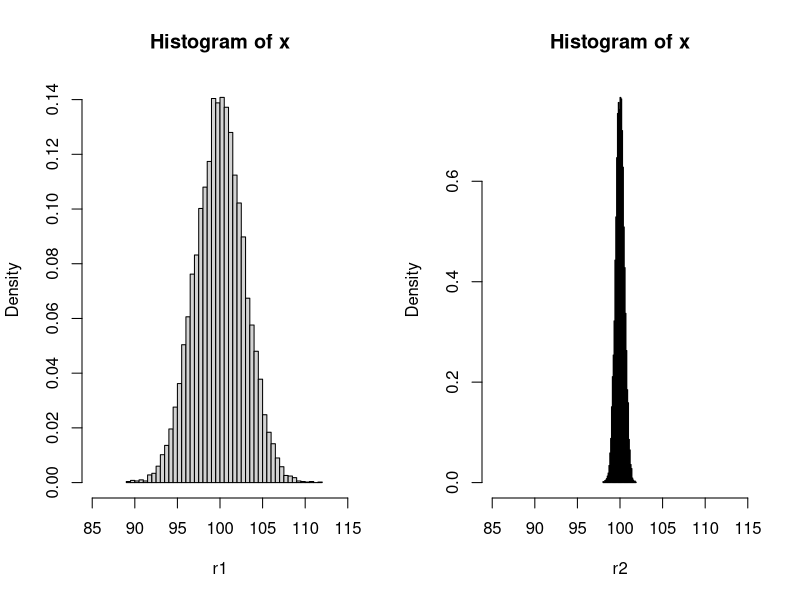
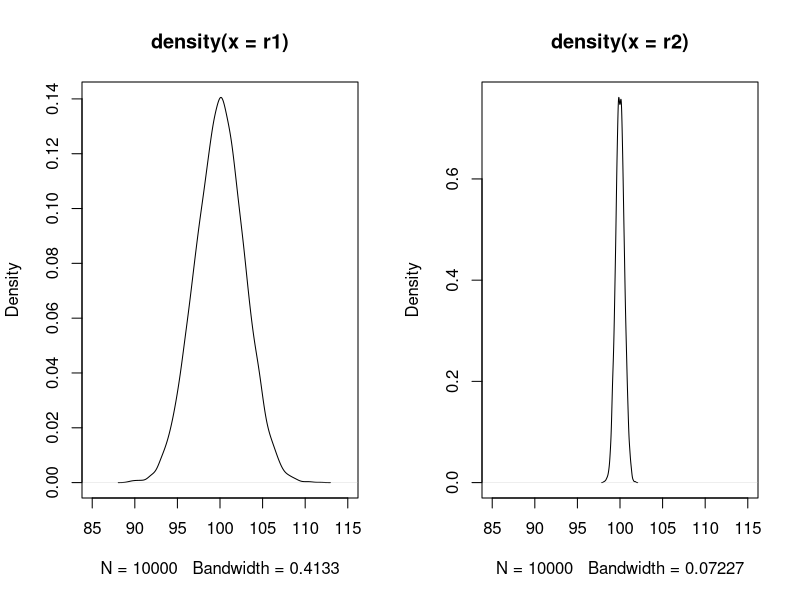
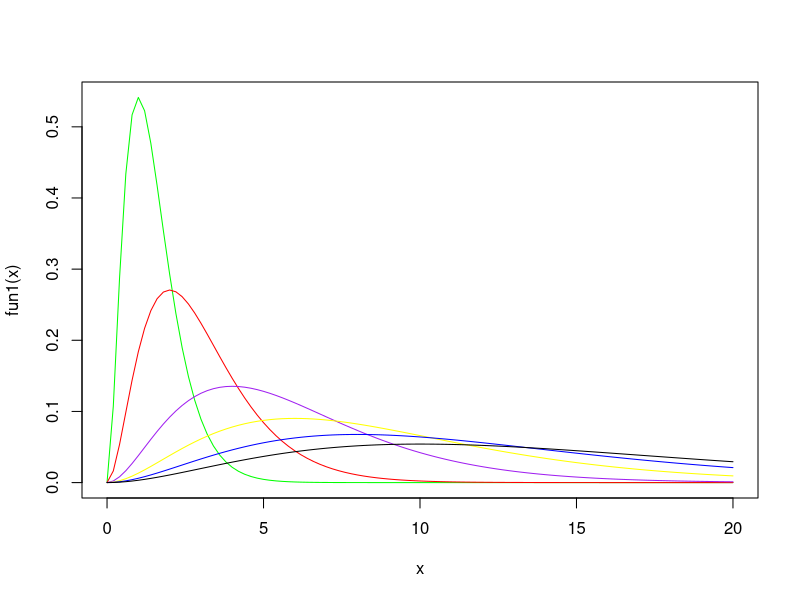
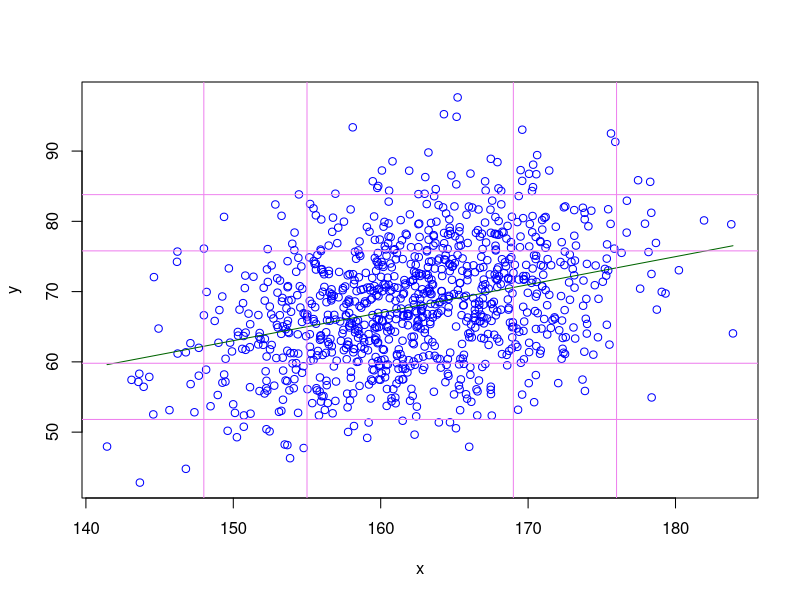
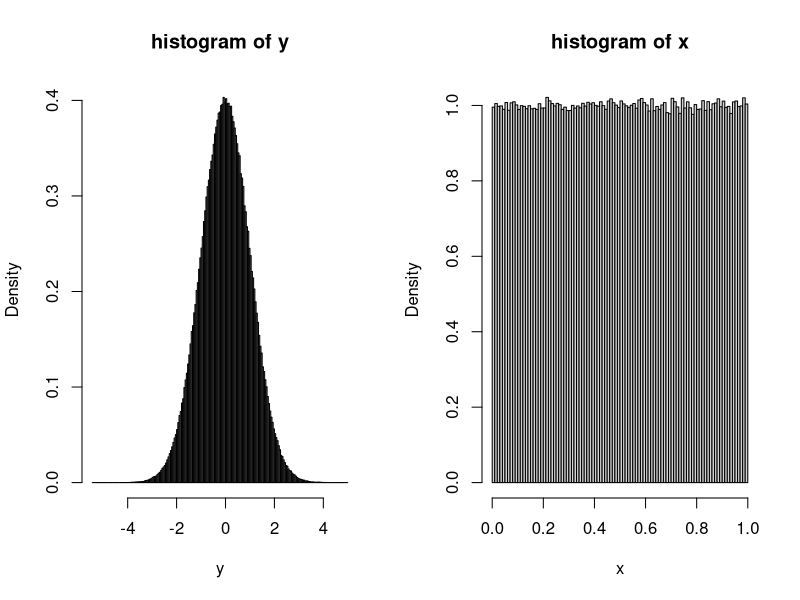
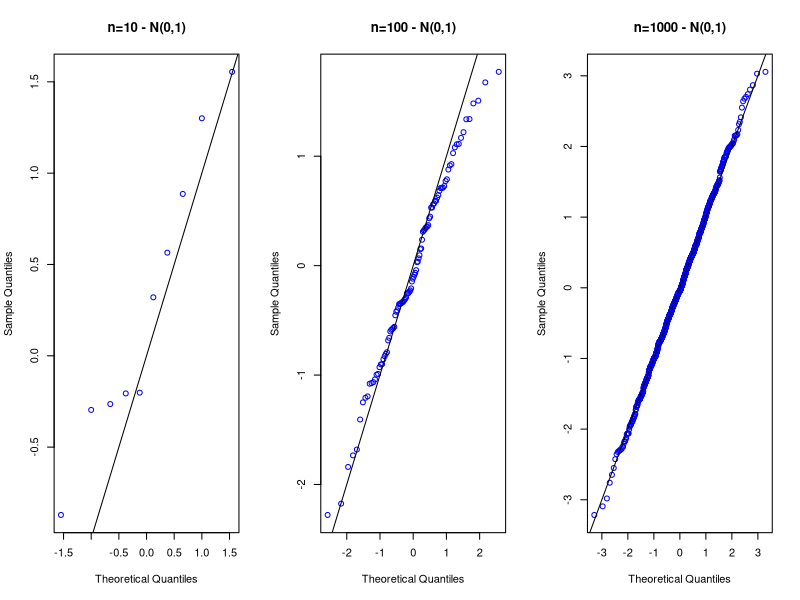
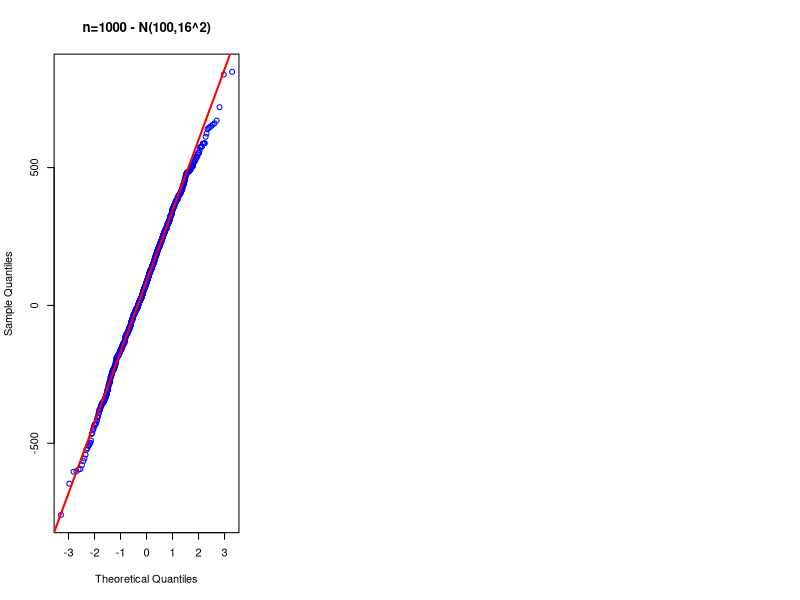
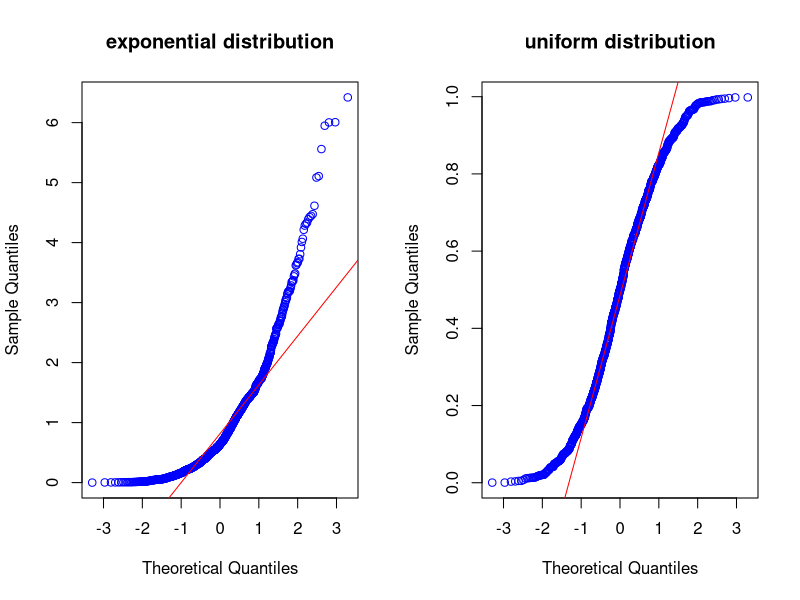

These charts were generated, in order, by the following R code:
## ---- chunk 1
knitr::opts_chunk$set(echo = TRUE)
## ---- chunk 2
library(MASS)
N <- 10000
n1 <- 30
n2 <- 1000
r1 <- rep(NA, N)
r2 <- rep(NA, N)

for (i in 1:N) {
  r1[i] <- mean(rnorm(n1, 100, 16))
  r2[i] <- mean(rnorm(n2, 100, 16))
}

par(mfrow = c(1, 2))
hist.scott(r1, xlim = c(85, 115))
hist.scott(r2, xlim = c(85, 115))
par(mfrow = c(1, 2))
plot(density(r1), type = 'l', xlim = c(85, 115))
plot(density(r2), type = 'l', xlim = c(85, 115))

stand_dev1 <- sd(r1)
stand_dev2 <- sd(r2)
stand_dev1
stand_dev2
stand_dev1/stand_dev2
sqrt(1000/30)
## ---- chunk 3
ppl <- seq.int(343, 365, 1)
prob <- 1 - prod(ppl)/(365 ** 23)
prob
pbirthday(23)   # just to check
## ---- chunk 4
ppl <- seq.int(316, 365, 1)
prob <- 1 - prod(ppl)/(365 ** 50)
prob
## ---- chunk 5
p = 0.95
count = 0   # we start from 0 to avoid an extra count in the while loop
while (p > 0.5) {
  p = p * 0.95
  count = count + 1
}
count
## ---- chunk 6
pnA <- pnorm(400, mean = 500, sd = 100)
pnB <- pnorm(400, mean = 450, sd = 100)
pnA; pnB
## ---- chunk 7
ppB <- pnB / (pnB + pnA)
ppB
## ---- chunk 8
pnA <- pnorm(300, mean = 500, sd = 100)
pnB <- pnorm(300, mean = 450, sd = 100)
ppB <- pnB / (pnB + pnA)
ppB
## ---- chunk 9
k <- 3      
par(mfrow = c(1, 1))
fun1= function(x) dgamma(x, shape = k, scale = 0.5)
fun2= (function(x) dgamma(x, shape = k, scale = 1))
fun3= (function(x) dgamma(x, shape = k, scale = 2))
fun4= (function(x) dgamma(x, shape = k, scale = 3))
fun5=(function(x) dgamma(x, shape = k, scale = 4))
fun6= (function(x) dgamma(x, shape = k, scale = 5))

curve(fun1, from = 0, to = 20, col = 'green')  # Draw Base R plot
curve(fun2, from = 0, to = 20, col = 'red', add = TRUE)
curve(fun3, from = 0, to = 20, col = 'purple', add = TRUE)
curve(fun4, from = 0, to = 20, col = 'yellow', add = TRUE)
curve(fun5, from = 0, to = 20, col = 'blue', add = TRUE)
curve(fun6, from = 0, to = 20, col = 'black', add = TRUE)
## ---- chunk 10
N <- 1000; mu.x <- 162; std.x <- 7; mu.y <- 3.0+0.4*mu.x; std.y <- 8
x <- rnorm(N, mu.x, std.x)
y <- rnorm(N, 3.0+0.4*x, std.y)

# Estimation of marginal means, standard deviations and covariance:
x.mean <- mean(x)
y.mean <- mean(y)
x.std <- sqrt(var(x))
y.std <- sqrt(var(y))
xy.cov <- cov(x,y)
x.mean; y.mean; x.std; y.std; xy.cov

# Estimation of the correlation coefficient:
xy.mean <- mean(x*y)
xx.mean <- mean(x*x)
yy.mean <- mean(y*y)
R <- (xy.mean-x.mean*y.mean)/( sqrt((xx.mean-x.mean*x.mean)*(yy.mean-y.mean*y.mean)) )
R
# Confront with the R function:
cor(x,y)

# We can recognize the confidence ellipse
plot(x,y, xlab = "x", ylab = "y", type ="p", bg = "red", col="blue")

# Plot the regression line, that is y = mu.y + R*(std.y/std.x)*(x-mu.x)
curve(mu.y + R*(std.y/std.x)*(x-mu.x), col="dark green", add = TRUE); 
abline(v=mu.x-2*std.x, col="violet"); abline(v=mu.x+2*std.x, col="violet");
abline(v=mu.x-std.x, col="violet"); abline(v=mu.x+std.x, col="violet");
abline(h=mu.y-std.y, col="violet"); abline(h=mu.y+std.y, col="violet");
abline(h=mu.y-2*std.y, col="violet"); abline(h=mu.y+2*std.y, col="violet")
## ---- chunk 11
y <- rnorm(1000000)
x <- pnorm(y)
par(mfrow = c(1, 2))
hist.scott(y, xlab = 'y', main = 'histogram of y')
hist.scott(x, xlab = 'x', main = 'histogram of x')
## ---- chunk 12
y1 <- rnorm(10)
y2 <- rnorm(100)
y3 <- rnorm(1000)

par(mfrow = c(1, 3))
qqnorm(y1, col='blue', main='n=10 - N(0,1)'); abline(0,1)
qqnorm(y2, col='blue', main='n=100 - N(0,1)'); abline(0,1)
qqnorm(y3, col='blue', main='n=1000 - N(0,1)'); abline(0,1)
## ---- chunk 13
x1 <- rnorm(1000, mean=100, sd=16^2)
qqnorm(x1, col='blue', main='n=1000 - N(100,16^2)'); qqline(x1, lwd=2, col='red')
## ---- chunk 14
x2 <- rexp(1000, 1)
x3 <- runif(1000, 0, 1)

par(mfrow = c(1, 2))
qqnorm(x2, col='blue', main='exponential distribution'); qqline(x2,col='red')
qqnorm(x3, col='blue', main='uniform distribution'); qqline(x3,col='red')
## ---- chunk 15
x3 <- runif(1000, 0, 1)
qqnorm(x3, col='blue', main='uniform approximated as linear', ylim=c(0.2, 0.8)); qqline(x3,col='red')
## ---- chunk 16
n <- 1000000
z <- rnorm(n)
zneg <- z[z < 0]
## ---- chunk 17
set.seed(0)
n <- 1000
A <- matrix(runif(n*n),n,n)
x.true <- runif(n)
y <- A %*% x.true
## ---- chunk 18
system.time(A.in <- solve(A))
system.time(x1 <- A.in %*% y)
system.time(diff1 <- sum(abs(x1 - x.true)) / n)
diff1
## ---- chunk 19
system.time(x2 <- solve(A, y))
system.time(diff2 <- sum(abs(x1 - x.true)) / n)
diff2
## ---- chunk 20
# function
compute_distribution <- function(x, plot.cdf) {
  
  ordered <- sort.int(x, index.return = TRUE)   # sorting the sample
  
  N <- length(ordered[[1]])
  d <- rep(0, N)   # vector to store empirical cdf values
  
  for (i in 1:N) {
    d[ordered[[2]][i]] <- (i-1) / N   # building the cdf
  }
  
  # plotting
  if (plot.cdf == T) {
    plot(ordered[[1]], d[ordered[[2]]], type = 's', xlab = 'x', main = 'emp. dcf')
  }
  
  return(d)
}
## ---- chunk 21
# testing the function
par(mfrow = c(1, 2))
d <- compute_distribution(rbeta(1000, 5, 1), plot.cdf = TRUE)
plot(function(x) pbeta(x, 5, 1), main = 'cdf')
par(mfrow = c(1, 2))
d <- compute_distribution(rnorm(1000, 3, 2), plot.cdf = TRUE)
plot(function(x) pnorm(x, 3, 2), main = 'cdf', xlim = c(-4, 10))
par(mfrow = c(1, 2))
d <- compute_distribution(runif(1000, 0, 10), plot.cdf = TRUE)
plot(function(x) punif(x, 0, 10), main = 'cdf', xlim = c(0, 10))
